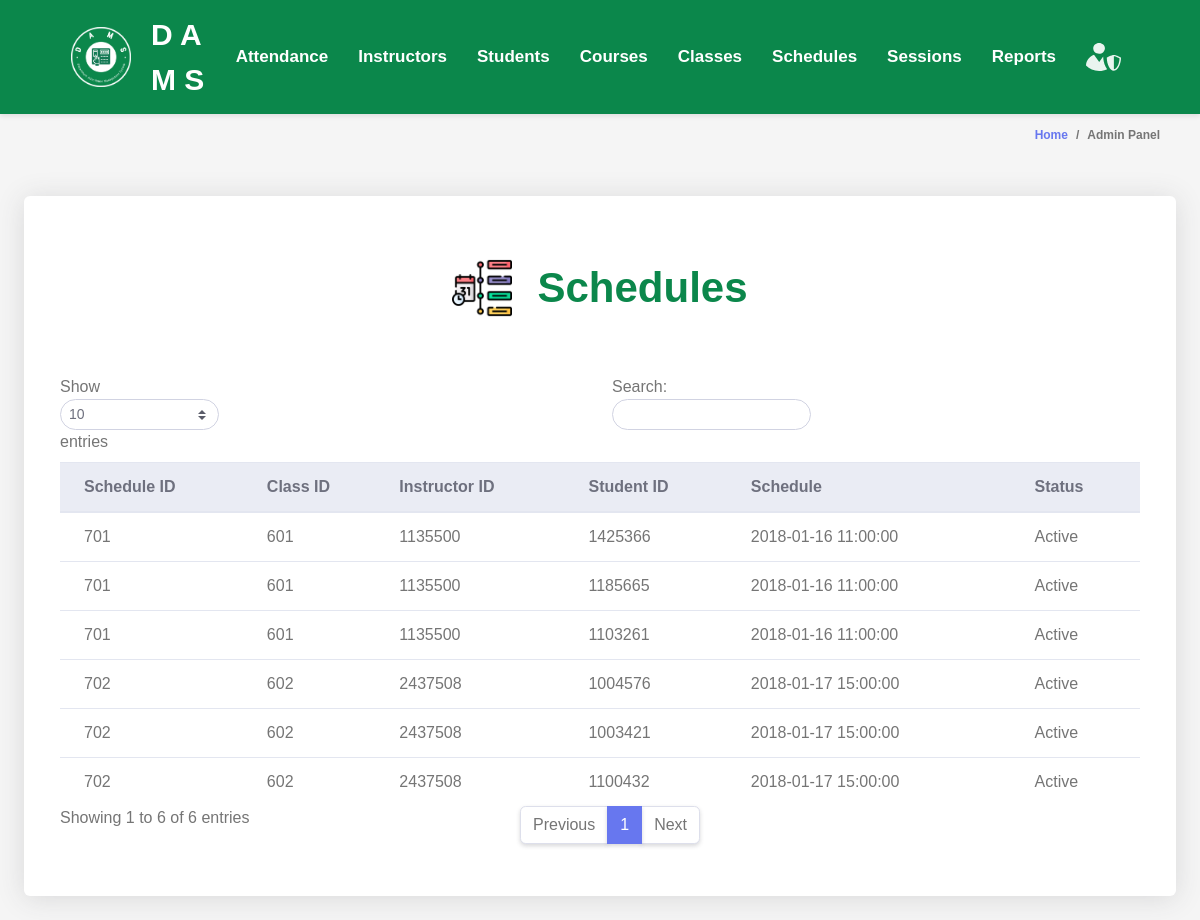
The page /admin/viewReports.php on the database as committed earlier.
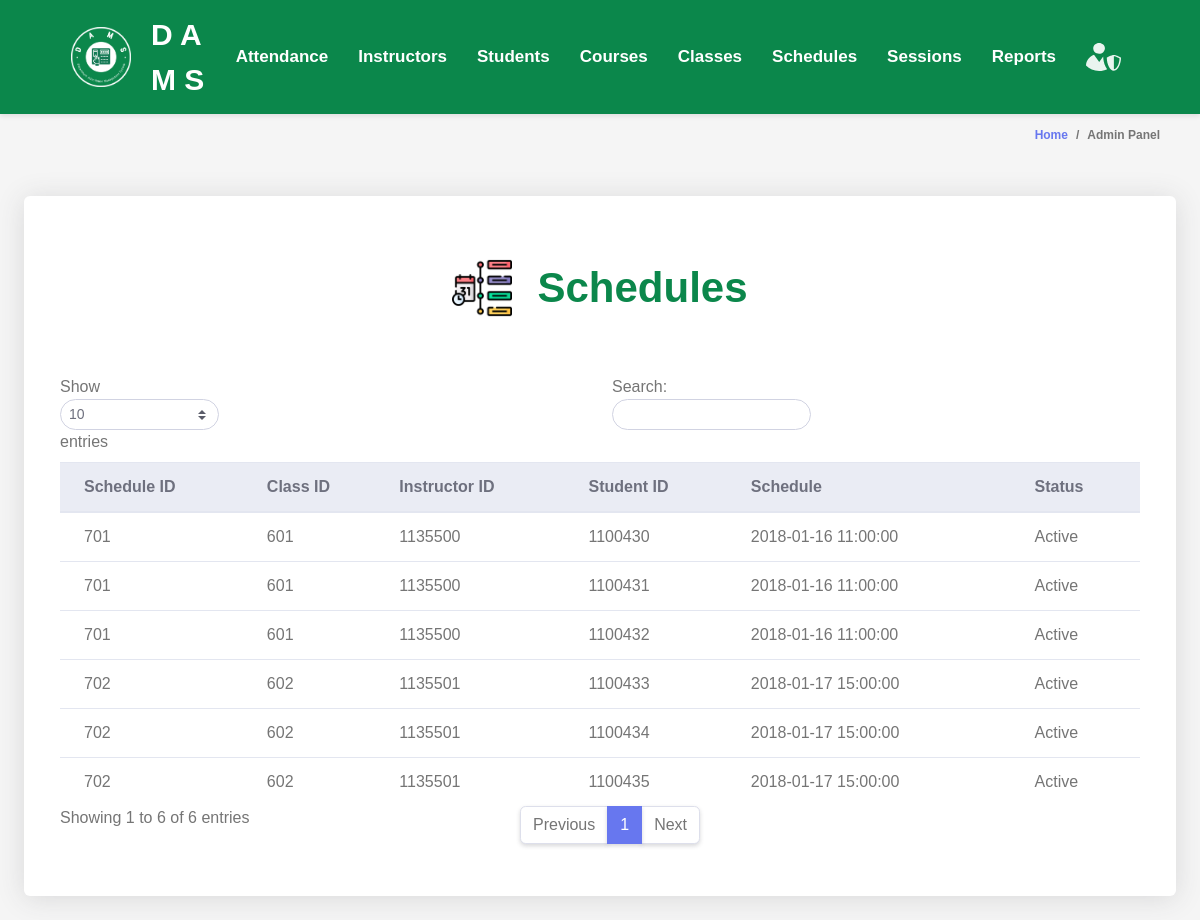
The same page on the database as committed later.
### tables this page shows
CREATE TABLE `schedules` (
  `schedule_id` INT(11) NOT NULL,
  `class_id` INT(11) DEFAULT NULL,
  `instructor_id` INT(11) DEFAULT NULL,
  `student_id` INT(11) DEFAULT NULL,
  `schedule` DATETIME DEFAULT NULL,
  `status` ENUM('Active','Expired') DEFAULT NULL,
  FOREIGN KEY (`class_id`) REFERENCES `classes` (`class_id`),
  FOREIGN KEY (`instructor_id`) REFERENCES `instructors` (`instructor_id`),
  FOREIGN KEY (`student_id`) REFERENCES `students` (`student_id`)
);

### admin/admin.php (called while the page is built, shortened)
<?php
$database = new Database();
$conn = $database->getConnection();
class Admin
{
    public function list_schedules()
    {
        global $conn;
        $query = "SELECT * FROM schedules";
        $rs = $conn->query($query);
        $users = array();
        while ($row = $rs->fetch_assoc()) {
            $users[] = $row;
        }
        return $users;
    }
}

### admin/schedulesTable.php (the view, shortened to what this page needs)
<div class="container-fluid" id="container-wrapper">
    <div class="d-sm-flex align-items-center justify-content-between mb-4">
        <ol class="breadcrumb">
            <li class="breadcrumb-item"><a href="./">Home</a></li>
            <li class="breadcrumb-item active" aria-current="page">Admin Panel</li>
        </ol>
    </div>
    <div class="row">
        <div class="col-lg-12">
            <div class="card mb-4">
                <div class="table-text">
                    <img src="../assets/images/schedules.png">
                    <div>
                        Schedules
                    </div>
                </div>
                <div class="card-body">
                    <div class="table-responsive p-3">
                        <table class="table align-items-center table-flush table-hover" id="dataTableHover">
                            <thead class="thead-light">
                                <tr>
                                    <th>Schedule ID</th>
                                    <th>Class ID</th>
                                    <th>Instructor ID</th>
                                    <th>Student ID</th>
                                    <th>Schedule</th>
                                    <th>Status</th>
                                </tr>
                            </thead>
                            <tbody>
                                <?php
                                include "admin.php";
                                $admin = new Admin();
                                $users = $admin->list_schedules();
                                foreach ($users as $user) {
                                    echo "<tr>";
                                    echo "<td>" . $user['schedule_id'] . "</td>";
                                    echo "<td>" . $user['class_id'] . "</td>";
                                    echo "<td>" . $user['instructor_id'] . "</td>";
                                    echo "<td>" . $user['student_id'] . "</td>";
                                    echo "<td>" . $user['schedule'] . "</td>";
                                    echo "<td>" . $user['status'] . "</td>";
                                    echo "</tr>";
                                }
                                ?>
                            </tbody>
                        </table>
                    </div>
                </div>
            </div>
        </div>
    </div>
</div>

### admin/viewReports.php
<!DOCTYPE html>
<html lang="en">
<head>
    <?php include "heads.php"; ?>
</head>
<body>
    <?php include "topbar.php"; ?>
    <?php include "schedulesTable.php"; ?>
</body>
</html>

### admin/heads.php (shortened to what this page needs)
<link href="../vendor/fontawesome-free/css/all.min.css" rel="stylesheet" type="text/css">
<link href="../vendor/bootstrap/css/bootstrap.min.css" rel="stylesheet" type="text/css">
<link href="css/ruang-admin.min.css" rel="stylesheet">
<link rel="stylesheet" href="../css/navbar.css">

### admin/topbar.php (shortened to what this page needs)
<nav class="navbar">
  <div class="navbar-container">
    <div class="brand">
      <img src="../assets/images/brand.png" style="max-width: 60px; margin-right:20px">
      <a href="index.php" style="color: white; text-decoration: none;">D A M S</a>
    </div>
    <ul class="nav-list">
      <li class="expander" id="admins-expander">
        <a class="nav-list" href="#">Attendance</a>
      </li>
      <li class="expander" id="instructors-expander">
        <a class="nav-list" href="#">Instructors</a>
      </li>
      <li class="expander" id="students-expander">
        <a class="nav-list" href="#">Students</a>
      </li>
      <li class="expander" id="students-expander">
        <a class="nav-list" href="#">Courses</a>
      </li>
      <li class="expander" id="users-expander">
        <a class="nav-list" href="#">Classes</a>
      </li>
      <li class="expander" id="instructors-expander">
        <a class="nav-list" href="#">Schedules</a>
      </li>
      <li class="expander" id="sessions-expander">
        <a class="nav-list" href="#">Sessions</a>
      </li>
      <li class="expander" id="sessions-expander">
        <a class="nav-list" href="#">Reports</a>
      </li>
      <li class="expander" id="students-expander">
        <a class="nav-list" href="#">
          <img src="../assets/images/admin.svg" style="max-width: 35px;">
        </a>
      </li>
    </ul>
  </div>
</nav>

### css/navbar.css (style rules this page uses)
body { margin: 0; padding: 0; font-family: Arial, sans-serif; background-color: #f5f5f5; }
.navbar { background-color: #0b874b; color: white; padding: 10px 10px; box-shadow: 0 2px 5px rgba(0, 0, 0, 0.1); transition: height 0.3s; }
.navbar-container { display: flex; justify-content: space-between; align-items: center; width: 90%; margin: 0 auto; }
.nav-list { list-style: none; display: flex; gap: 20px; margin: 0; padding: 0; }
.brand { display: flex; align-items: center; font-size: 30px; font-weight: 550; padding: 2px; }
.expander { position: relative; cursor: pointer; }
.nav-list a { text-decoration: none; color: white; font-weight: 550; font-size: 17px; transition: all 0.3s linear; }
.table-text { display: flex; align-items: center; justify-content: center; color: #0b874b; font-size: 42px; margin-top: 60px; margin-bottom: 20px; font-weight: bold; }
.table-text img { margin-right: 25px; max-width: 60px; }
.nav-list a { cursor: pointer; transition: transform 0.3s; }
.nav-list { display: flex; align-items: center; list-style: none; }
.nav-list li { margin-right: 10px; }

Rows that differ between the two databases and show on the page:
removed schedules: schedule "701", class "601", instructor "1135500", student "1425366", schedule "2018-01-16 11:00:00", status "Active"
removed schedules: schedule "701", class "601", instructor "1135500", student "1185665", schedule "2018-01-16 11:00:00", status "Active"
removed schedules: schedule "701", class "601", instructor "1135500", student "1103261", schedule "2018-01-16 11:00:00", status "Active"
removed schedules: schedule "702", class "602", instructor "2437508", student "1004576", schedule "2018-01-17 15:00:00", status "Active"
removed schedules: schedule "702", class "602", instructor "2437508", student "1003421", schedule "2018-01-17 15:00:00", status "Active"
removed schedules: schedule "702", class "602", instructor "2437508", student "1100432", schedule "2018-01-17 15:00:00", status "Active"
added schedules: schedule "701", class "601", instructor "1135500", student "1100430", schedule "2018-01-16 11:00:00", status "Active"
added schedules: schedule "701", class "601", instructor "1135500", student "1100431", schedule "2018-01-16 11:00:00", status "Active"
added schedules: schedule "701", class "601", instructor "1135500", student "1100432", schedule "2018-01-16 11:00:00", status "Active"
added schedules: schedule "702", class "602", instructor "1135501", student "1100433", schedule "2018-01-17 15:00:00", status "Active"
added schedules: schedule "702", class "602", instructor "1135501", student "1100434", schedule "2018-01-17 15:00:00", status "Active"
added schedules: schedule "702", class "602", instructor "1135501", student "1100435", schedule "2018-01-17 15:00:00", status "Active"
